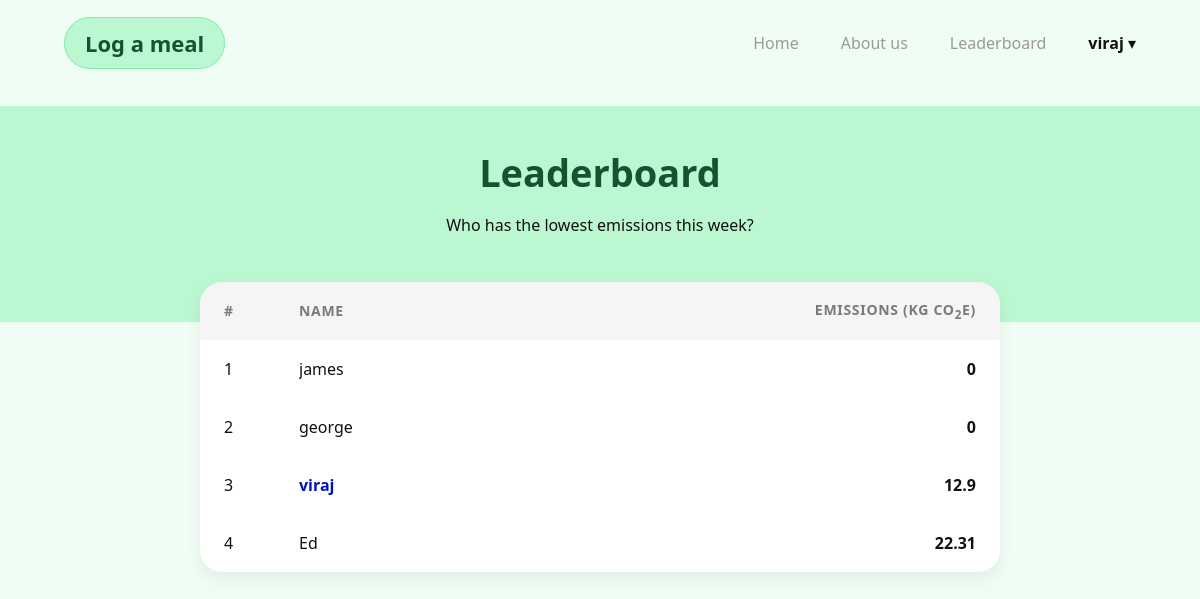
The page /leaderboard (signed in) on the database as committed earlier.
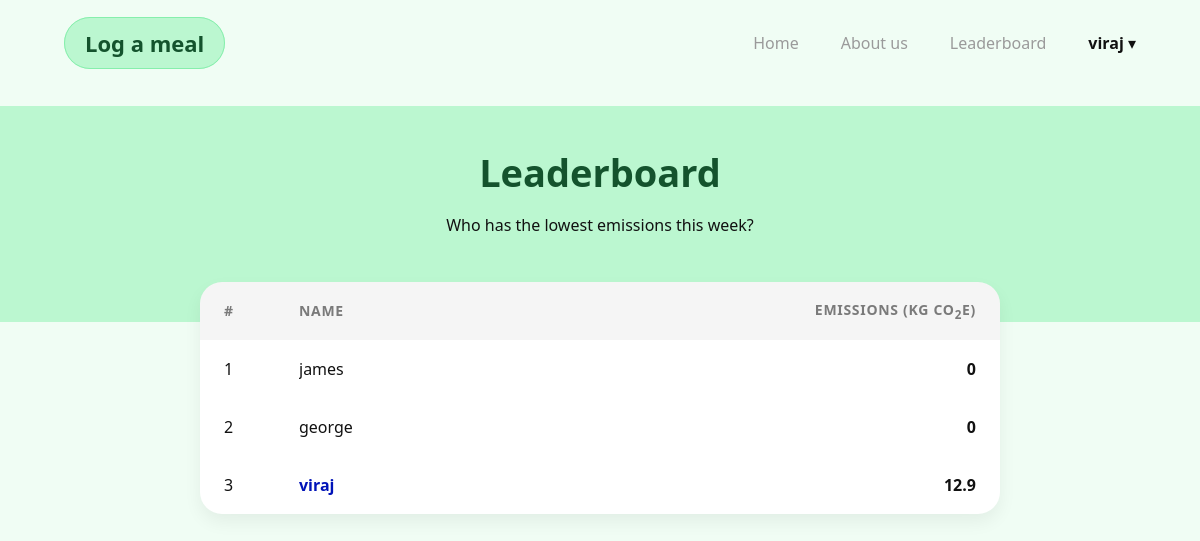
The same page on the database as committed later.
### app/models.py (models this page shows, shortened)
class User(db.Model, UserMixin):
    __tablename__ = 'users'
    id: so.Mapped[int] = so.mapped_column(primary_key=True)
    username: so.Mapped[str] = so.mapped_column(sa.String(63), index=True, unique=True)
    email: so.Mapped[str] = so.mapped_column(sa.String(119), index=True, unique=True)
    password_hash: so.Mapped[Optional[str]] = so.mapped_column(sa.String(255))
    weekly_score: so.Mapped[int] = so.mapped_column(sa.Integer, index=True, default=0)
    meals: so.Mapped[list['Meal']] = so.relationship(back_populates='user')

### app/routes.py (the view)
@app.route("/leaderboard")
@login_required
def leaderboard():
    seven_days_ago = datetime.now().date() - timedelta(days=7)
    all_users = User.query.all()
    leaderboard_list = []
    for user in all_users:
        rolling_total = sum(m.total_emissions for m in user.meals if m.date_added >= seven_days_ago)
        leaderboard_list.append((user.username, rolling_total))
    leaderboard_list.sort(key=lambda x: x[1])
    return render_template('LeaderboardPage.html', usernames=leaderboard_list)

### app/models.py (called while the page is built)
@login.user_loader
def load_user(id):
    return db.session.get(User, int(id))

### app/templates/LeaderboardPage.html (shortened to what this page needs)
{% extends "base.html" %}
{% block styles %}
<link rel="stylesheet" href="{{ url_for('static', filename='css/page_style.css') }}">
{% endblock %}
{% block content %}
<div class="dash">
    <div class="dash-hero">
        <h1 class="dash-title">Leaderboard</h1>
        <p class="dash-subtitle">Who has the lowest emissions this week?</p>
    </div>
    <div class="leaderboard">
        <div class="leaderboard-head">
            <div>#</div>
            <div>Name</div>
            <div>Emissions (kg CO<sub>2</sub>e)</div>
        </div>
        {% for username, score in usernames %}
        <div class="leaderboard-row">
            <div>{{ loop.index }}</div>
            <div class="{% if username == current_user.username %}current-user-highlight{% endif %}">
                {{ username }}
            </div>
            <div>{{ score|round(2) }}</div>
        </div>
        {% endfor %}
    </div>
</div>
{% endblock %}

### app/templates/base.html (shortened to what this page needs)
<!DOCTYPE html>
<html lang="en">
<head>
    <link rel="stylesheet" href="{{ url_for('static', filename='css/style.css') }}">
    {% block styles %}{% endblock %}
</head>
<body>
<header class="nav">
    <div class="nav-inner">
        <div class="nav-brand">
            {% if current_user.is_authenticated %}
            <a href="{{ url_for('log_meal') }}">Log a meal</a>
            {% else %}
            <a href="#" class="nav-link--disabled">Log a meal</a>
            {% endif %}
        </div>
        <nav class="nav-links">
            <a href="{{ url_for('index') }}">Home</a>
            <a href="{{ url_for('about') }}">About us</a>
            {% if current_user.is_authenticated %}
            <a href="{{ url_for('leaderboard') }}">Leaderboard</a>
            <div class="nav-user-dropdown">
                <button class="dropdown-trigger">
                    <strong>{{ current_user.username }}</strong> ▾
                </button>
            </div>
            {% else %}
            <a href="{{ url_for('login') }}">Login</a>
            <a href="{{ url_for('signup') }}" class="nav-cta">Sign Up</a>
            {% endif %}
        </nav>
    </div>
</header>
{% block content %}
{% endblock %}
</body>
</html>

Rows that differ between the two databases and show on the page:
removed User: username "Ed", weekly_score "22.31"
